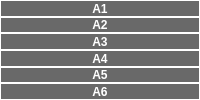
        <widget class="QWidget" name="widget_cooedinate" native="true">
         <property name="font">
          <font>
           <weight>75</weight>
           <bold>true</bold>
          </font>
         </property>
         <layout class="QVBoxLayout" name="verticalLayout_2">
          <property name="spacing">
           <number>0</number>
          </property>
          <property name="leftMargin">
           <number>0</number>
          </property>
          <property name="topMargin">
           <number>0</number>
          </property>
          <property name="rightMargin">
           <number>0</number>
          </property>
          <property name="bottomMargin">
           <number>0</number>
          </property>
          <item>
           <widget class="QLabel" name="label_coordinate1">
            <property name="minimumSize">
             <size>
              <width>30</width>
              <height>0</height>
             </size>
            </property>
            <property name="font">
             <font>
              <weight>75</weight>
              <bold>true</bold>
             </font>
            </property>
            <property name="styleSheet">
             <string notr="true">background-color: rgb(105, 105, 105);
color: rgb(255, 255, 255);</string>
            </property>
            <property name="frameShape">
             <enum>QFrame::Box</enum>
            </property>
            <property name="text">
             <string>A1</string>
            </property>
            <property name="alignment">
             <set>Qt::AlignCenter</set>
            </property>
           </widget>
          </item>
          <item>
           <widget class="QLabel" name="label_coordinate2">
            <property name="minimumSize">
             <size>
              <width>30</width>
              <height>0</height>
             </size>
            </property>
            <property name="font">
             <font>
              <weight>75</weight>
              <bold>true</bold>
             </font>
            </property>
            <property name="styleSheet">
             <string notr="true">background-color: rgb(105, 105, 105);
color: rgb(255, 255, 255);</string>
            </property>
            <property name="frameShape">
             <enum>QFrame::Box</enum>
            </property>
            <property name="text">
             <string>A2</string>
            </property>
            <property name="alignment">
             <set>Qt::AlignCenter</set>
            </property>
           </widget>
          </item>
          <item>
           <widget class="QLabel" name="label_coordinate3">
            <property name="minimumSize">
             <size>
              <width>30</width>
              <height>0</height>
             </size>
            </property>
            <property name="font">
             <font>
              <weight>75</weight>
              <bold>true</bold>
             </font>
            </property>
            <property name="styleSheet">
             <string notr="true">background-color: rgb(105, 105, 105);
color: rgb(255, 255, 255);</string>
            </property>
            <property name="frameShape">
             <enum>QFrame::Box</enum>
            </property>
            <property name="text">
             <string>A3</string>
            </property>
            <property name="alignment">
             <set>Qt::AlignCenter</set>
            </property>
           </widget>
          </item>
          <item>
           <widget class="QLabel" name="label_coordinate4">
            <property name="minimumSize">
             <size>
              <width>30</width>
              <height>0</height>
             </size>
            </property>
            <property name="font">
             <font>
              <weight>75</weight>
              <bold>true</bold>
             </font>
            </property>
            <property name="styleSheet">
             <string notr="true">background-color: rgb(105, 105, 105);
color: rgb(255, 255, 255);</string>
            </property>
            <property name="frameShape">
             <enum>QFrame::Box</enum>
            </property>
            <property name="text">
             <string>A4</string>
            </property>
            <property name="alignment">
             <set>Qt::AlignCenter</set>
            </property>
           </widget>
          </item>
          <item>
           <widget class="QLabel" name="label_coordinate5">
            <property name="minimumSize">
             <size>
              <width>30</width>
              <height>0</height>
             </size>
            </property>
            <property name="font">
             <font>
              <weight>75</weight>
              <bold>true</bold>
             </font>
            </property>
            <property name="styleSheet">
             <string notr="true">background-color: rgb(105, 105, 105);
color: rgb(255, 255, 255);</string>
            </property>
            <property name="frameShape">
             <enum>QFrame::Box</enum>
            </property>
            <property name="text">
             <string>A5</string>
            </property>
            <property name="alignment">
             <set>Qt::AlignCenter</set>
            </property>
           </widget>
          </item>
          <item>
           <widget class="QLabel" name="label_coordinate6">
            <property name="minimumSize">
             <size>
              <width>30</width>
              <height>0</height>
             </size>
            </property>
            <property name="font">
             <font>
              <weight>75</weight>
              <bold>true</bold>
             </font>
            </property>
            <property name="styleSheet">
             <string notr="true">background-color: rgb(105, 105, 105);
color: rgb(255, 255, 255);</string>
            </property>
            <property name="frameShape">
             <enum>QFrame::Box</enum>
            </property>
            <property name="text">
             <string>A6</string>
            </property>
            <property name="alignment">
             <set>Qt::AlignCenter</set>
            </property>
           </widget>
          </item>
         </layout>
        </widget>
